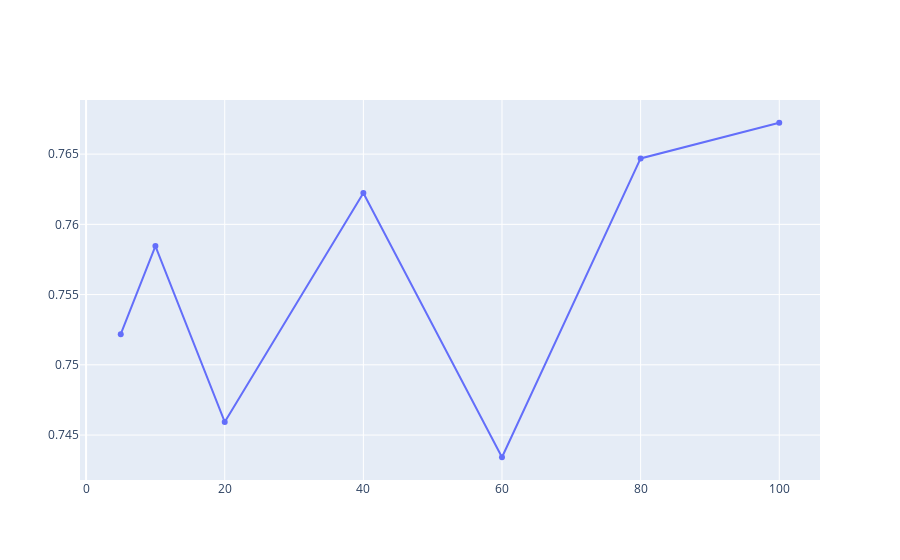

Notebook cell for this chart:
### Code cell
# Plot batches vs accuracy
fig = go.Figure()
fig.add_trace(go.Scatter(x=batches, y=means, mode='lines+markers', name='lines+markers'))
fig.show();

### Figure 1 — Plotly figure (JSON) as saved in the notebook; plotly's stock layout.template omitted (floating-point values rounded to 4 significant figures)
{"data": [{"mode": "lines+markers", "name": "lines+markers", "type": "scatter", "x": [5, 10, 20, 40, 60, 80, 100], "y": [0.7522, 0.7585, 0.7459, 0.7622, 0.7434, 0.7647, 0.7672, 0.7309, 0.7309, 0.7447, 0.766, 0.7534, 0.7022, 0.766, 0.7446, 0.7422, 0.7009, 0.7559, 0.7634, 0.766, 0.6546, 0.7434, 0.7422, 0.7635, 0.6244, 0.7597, 0.7422, 0.7447]}], "layout": {}}
